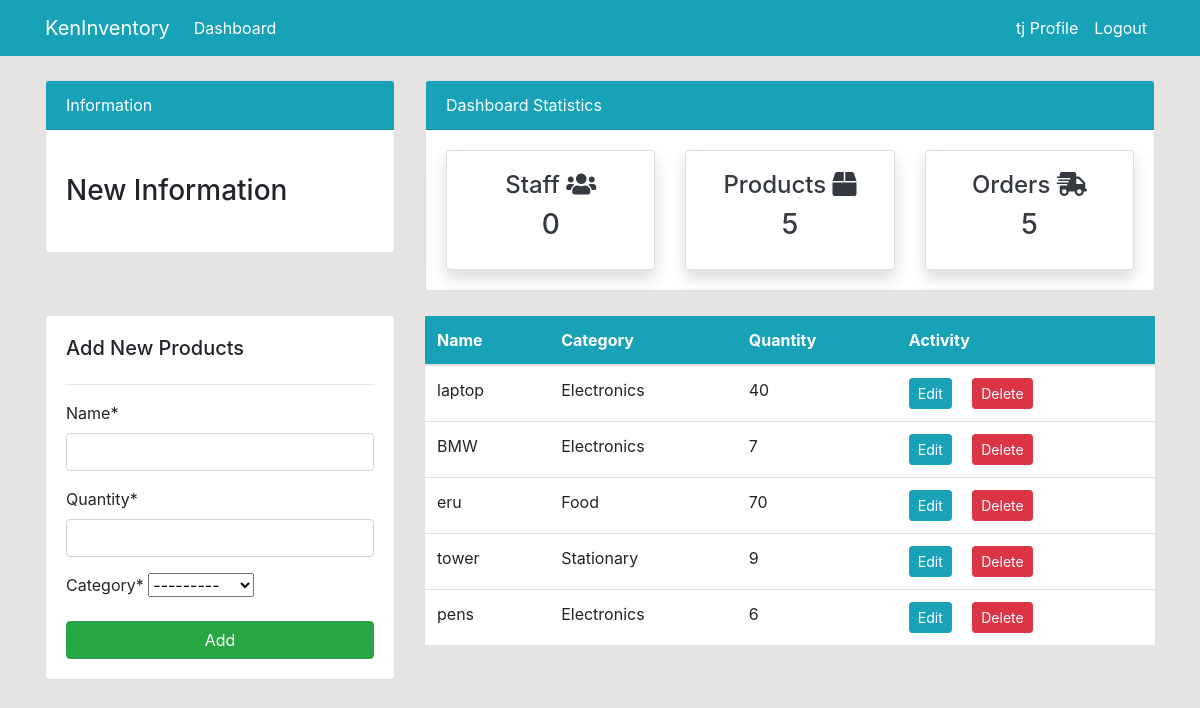
Screenshot of /products/ (signed in) with the database file from the repository.
### dashboard/models.py (models this page shows, shortened)
class Product(models.Model):
    name = models.CharField(max_length=100, null=True)
    quantity = models.PositiveIntegerField(null=True)
    category = models.CharField(max_length=50, choices=CATEGORY, null=True)

### dashboard/views.py (the view)
# urls.py: path('products/', views.products, name='dashboard-products'),
@login_required(login_url='user-login')
def products(request):
    product = Product.objects.all()
    product_count = product.count()
    customer = User.objects.filter(groups=2)
    customer_count = customer.count()
    order = Order.objects.all()
    order_count = order.count()
    product_quantity = Product.objects.filter(name='')
    if request.method == 'POST':
        form = ProductForm(request.POST)
        if form.is_valid():
            form.save()
            product_name = form.cleaned_data.get('name')
            messages.success(request, f'{product_name} has been added')
            return redirect('dashboard-products')
    else:
        form = ProductForm()
    context = {
        'product': product,
        'form': form,
        'customer_count': customer_count,
        'product_count': product_count,
        'order_count': order_count,
    }
    return render(request, 'dashboard/products.html', context)

### dashboard/forms.py
class ProductForm(forms.ModelForm):
    class Meta:
        model = Product
        fields = '__all__'

### templates/dashboard/products.html (shortened to what this page needs)
{% extends 'partials/base.html' %}
{% load crispy_forms_tags %}
{% block content %}
{% include 'partials/topside.html' %}
<div class="row my-4">
    <div class="col-md-4">
        <div class="card card-body">
            <h5>Add New Products</h5>
            <hr>
            <form method="POST">
                {{ form|crispy }}
                <input class="btn btn-success btn-block" type="submit" value="Add">
            </form>
        </div>
    </div>
    <div class="col-md-8">
        <table class="table bg-white">
            <thead class="bg-info text-white">
                <tr>
                    <th scope="col">Name</th>
                    <th scope="col">Category</th>
                    <th scope="col">Quantity</th>
                    <th scope="col">Activity</th>
                </tr>
            </thead>
            <tbody>
                {% for product in product %}
                <tr>
                    <td>{{ product.name }}</td>
                    <td>{{ product.category }}</td>
                    <td>{{ product.quantity }}</td>
                    <td>
                        <a class="btn btn-info btn-sm mr-2"
                            href="{% url 'dashboard-products-edit' product.id %}">Edit</a>
                        <a class="btn btn-danger btn-sm ml-2"
                            href="{% url 'dashboard-products-delete' product.id %}">Delete</a>
                    </td>
                </tr>
                {% endfor %}
            </tbody>
        </table>
    </div>
</div>
{% endblock %}

### templates/partials/nav.html (shortened to what this page needs)
<nav class="navbar navbar-expand-lg navbar-info bg-info">
    <div class="container">
        {% if user.is_authenticated %}
        <a class="navbar-brand text-white" href="{% url 'dashboard-index' %}">KenInventory</a>
        <div class="collapse navbar-collapse" id="navbarSupportedContent">
            <ul class="navbar-nav mr-auto">
                <li class="nav-item active">
                    <a class="nav-link text-white" href="{% url 'dashboard-index' %}">Dashboard </a>
                </li>
            </ul>
            <ul class="navbar-nav ml-auto">
                <li class="nav-item active">
                    <a class="nav-link text-white" href="{% url 'user-profile' %}">{{ user.username }} Profile
                        <span class="sr-only">(current)</span></a>
                </li>
                <li class="nav-item">
                    <a class="nav-link text-white" href="{% url 'user-logout' %}">Logout</a>
                </li>
            </ul>
            {% endif %}
        </div>
    </div>
</nav>

### static/style.css (style rules this page uses)
body { background: rgb(230, 227, 227); }

### rows the page displays
Product: name "laptop", category "Electronics", quantity "40"
Product: name "BMW", category "Electronics", quantity "7"
Product: name "eru", category "Food", quantity "70"
Product: name "tower", category "Stationary", quantity "9"
Product: name "pens", category "Electronics", quantity "6"

### other values shown
{{ user.username }} "tj"
{{ customer_count }} "0"
{{ product_count }} "5"
{{ order_count }} "5"
